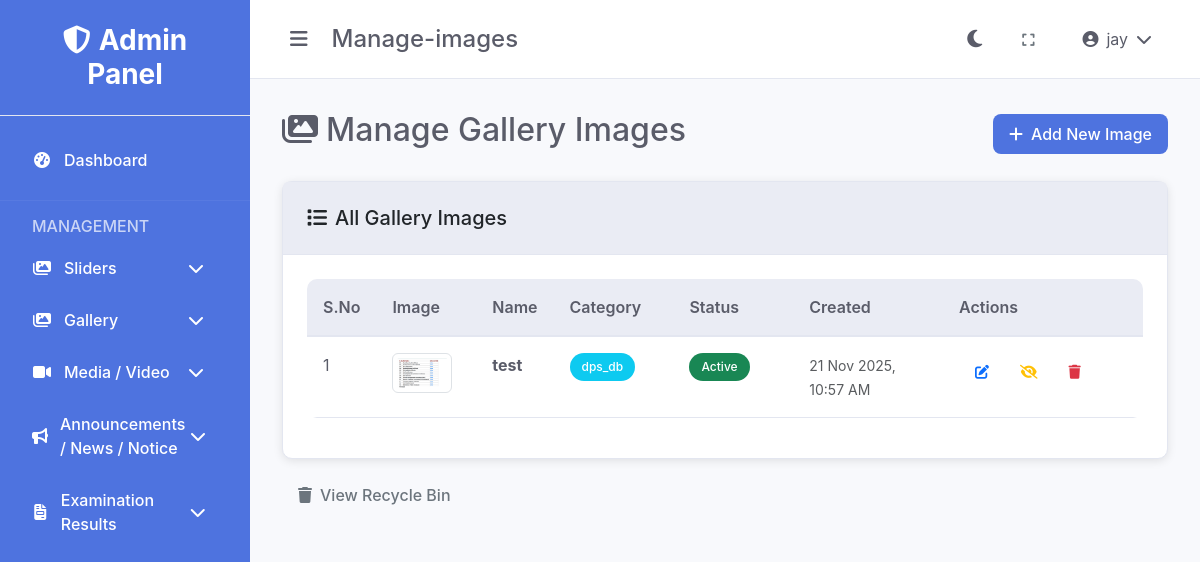
Before: /gallery/manage-images.php (signed in) with the older database file.
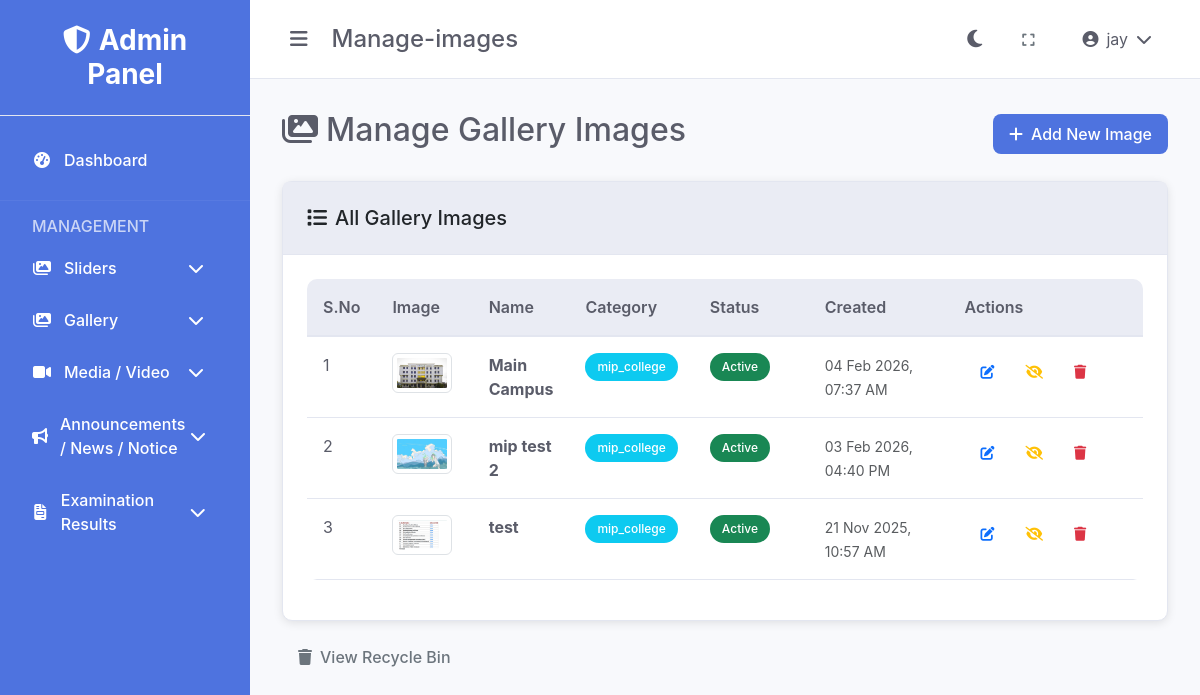
After: the same page with the newer database file.
### tables this page shows
CREATE TABLE IF NOT EXISTS `gallery_images` (
  `id` int(11) NOT NULL AUTO_INCREMENT,
  `category_id` int(11) DEFAULT NULL,
  `name` varchar(255) NOT NULL,
  `image` varchar(255) NOT NULL,
  `description` text,
  `status` enum('active','inactive') DEFAULT 'active',
  `created_at` timestamp NOT NULL DEFAULT CURRENT_TIMESTAMP,
  `updated_at` timestamp NOT NULL DEFAULT CURRENT_TIMESTAMP ON UPDATE CURRENT_TIMESTAMP,
  PRIMARY KEY (`id`),
  KEY `idx_gallery_images_category_id` (`category_id`),
  KEY `idx_gallery_images_status` (`status`)
);

CREATE TABLE IF NOT EXISTS `gallery_categories` (
  `id` int(11) NOT NULL AUTO_INCREMENT,
  `name` varchar(255) NOT NULL,
  `description` text,
  `status` enum('active','inactive') DEFAULT 'active',
  `created_at` timestamp NOT NULL DEFAULT CURRENT_TIMESTAMP,
  `updated_at` timestamp NOT NULL DEFAULT CURRENT_TIMESTAMP ON UPDATE CURRENT_TIMESTAMP,
  PRIMARY KEY (`id`)
);

### gallery/manage-images.php (the view, shortened to what the changed rows need)
<?php
require_once '../config/database.php';
require_once '../includes/functions.php';
$sql = "SELECT gi.*, gc.name as category_name FROM gallery_images gi
        LEFT JOIN gallery_categories gc ON gi.category_id = gc.id
        ORDER BY gi.created_at DESC";
$result = $conn->query($sql);
$images = $result->fetch_all(MYSQLI_ASSOC);
?>
<!DOCTYPE html>
<html lang="en">
<head>
    <link href="https://cdn.jsdelivr.net/npm/bootstrap@5.3.0/dist/css/bootstrap.min.css" rel="stylesheet">
    <link href="https://cdnjs.cloudflare.com/ajax/libs/font-awesome/6.4.0/css/all.min.css" rel="stylesheet">
    <link href="<?php echo getAssetUrl('css/style.css'); ?>" rel="stylesheet">
</head>
<body data-theme="light">
    <div class="admin-layout">
        <div class="main-content">
            <div class="content">
                <div class="d-flex justify-content-between align-items-center mb-4">
                    <h2><i class="fas fa-images me-2"></i>Manage Gallery Images</h2>
                </div>
                <div class="card">
                    <div class="card-body">
                        <?php if (empty($images)): ?>
                            <div class="text-center py-5">
                                <i class="fas fa-images fa-3x text-muted mb-3"></i>
                                <h5 class="text-muted">No gallery images found</h5>
                                <p class="text-muted">Start by adding your first gallery image.</p>
                                <a href="add-image.php" class="btn btn-primary">
                                    <i class="fas fa-plus me-2"></i>Add First Image
                                </a>
                            </div>
                        <?php else: ?>
                            <div class="table-responsive">
                                <table class="table table-hover">
                                    <thead>
                                        <tr>
                                            <th width="50">S.No</th>
                                            <th width="100">Image</th>
                                            <th>Name</th>
                                            <th width="120">Category</th>
                                            <th width="120">Status</th>
                                            <th width="150">Created</th>
                                            <th width="200">Actions</th>
                                        </tr>
                                    </thead>
                                    <tbody>
                                        <?php foreach ($images as $index => $image): ?>
                                            <tr>
                                                <td><?php echo $index + 1; ?></td>
                                                <td>
                                                    <img src="<?php echo getUploadUrl('materials/gallery/' . $image['image']); ?>"
                                                         alt="<?php echo htmlspecialchars($image['name']); ?>"
                                                         class="img-thumbnail" style="width: 60px; height: 40px; object-fit: cover;">
                                                </td>
                                                <td>
                                                    <strong><?php echo htmlspecialchars($image['name']); ?></strong>
                                                </td>
                                                <td>
                                                    <span class="badge bg-info"><?php echo htmlspecialchars($image['category_name']); ?></span>
                                                </td>
                                                <td>
                                                    <?php echo getStatusBadge($image['status']); ?>
                                                </td>
                                                <td>
                                                    <small class="text-muted">
                                                        <?php echo formatDate($image['created_at']); ?>
                                                    </small>
                                                </td>
                                                <td>
                                                    <div class="btn-group" role="group">
                                                        <a href="edit-image.php?id=<?php echo $image['id']; ?>"
                                                           class="btn btn-sm btn-outline-primary"
                                                           title="Edit">
                                                            <i class="fas fa-edit"></i>
                                                        </a>
                                                        <a href="?toggle_status=<?php echo $image['id']; ?>"
                                                           class="btn btn-sm btn-outline-warning"
                                                           title="<?php echo $image['status'] == 'active' ? 'Deactivate' : 'Activate'; ?>"
                                                           onclick="return confirm('Are you sure you want to <?php echo $image['status'] == 'active' ? 'deactivate' : 'activate'; ?> this image?')">
                                                            <i class="fas fa-<?php echo $image['status'] == 'active' ? 'eye-slash' : 'eye'; ?>"></i>
                                                        </a>
                                                        <a href="?delete=<?php echo $image['id']; ?>"
                                                           class="btn btn-sm btn-outline-danger"
                                                           title="Delete"
                                                           onclick="return confirm('Are you sure you want to delete this image? It will be moved to recycle bin.')">
                                                            <i class="fas fa-trash"></i>
                                                        </a>
                                                    </div>
                                                </td>
                                            </tr>
                                        <?php endforeach; ?>
                                    </tbody>
                                </table>
                            </div>
                        <?php endif; ?>
                    </div>
                </div>
            </div>
        </div>
    </div>
</body>
</html>

### includes/functions.php (shortened to what the changed rows need)
<?php
function getBaseUrl() {
    $protocol = isset($_SERVER['HTTPS']) && $_SERVER['HTTPS'] === 'on' ? 'https' : 'http';
    $host = $_SERVER['HTTP_HOST'];
    $scriptPath = $_SERVER['SCRIPT_NAME'];
    $adminPanelPos = strpos($scriptPath, '/control-dashboard');
    if ($adminPanelPos !== false) {
        $basePath = substr($scriptPath, 0, $adminPanelPos + strlen('/control-dashboard'));
        $path = substr($basePath, 0, $adminPanelPos);
    } else {
        $path = '';
    }
    return $protocol . '://' . $host . $path;
}
function getAssetUrl($path = '') {
    $baseUrl = getBaseUrl();
    $adminPath = '/control-dashboard';
    $path = ltrim($path, '/');
    return $baseUrl . $adminPath . '/assets/' . $path;
}
function getUploadUrl($path = '') {
    $baseUrl = getBaseUrl();
    $adminPath = '/control-dashboard';
    $path = ltrim($path, '/');
    return $baseUrl . $adminPath . '/uploads/' . $path;
}
function getStatusBadge($status) {
    switch ($status) {
        case 'active':
            return '<span class="badge bg-success">Active</span>';
    }
}
function formatDate($date) {
    return date('d M Y, h:i A', strtotime($date));
}
?>

Changed rows visible on the page:
added gallery_images: image (picture), name "Main Campus", gallery_categories.name "mip_college", status "Active", created_at "04 Feb 2026, 07:37 AM"
added gallery_images: image (picture), name "mip test 2", gallery_categories.name "mip_college", status "Active", created_at "03 Feb 2026, 04:40 PM"
changed gallery_images "test": gallery_categories.name "dps_db" → "mip_college"
